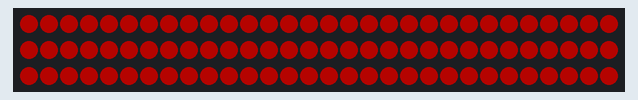
A program run on a simulated Raspberry Pi (BCM pin numbers). Parts: 90 RGB LEDs in strip order, left to right, continuing on the next row. Dim RGB values are drawn brighter than linear.

Above: at 0.16 s.
At 2.92 s:
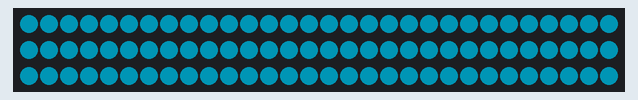
At 3.84 s:
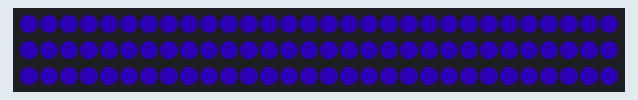
At 4.45 s:
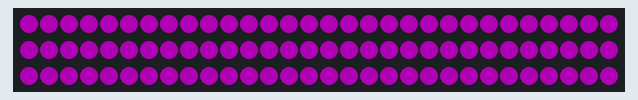
At 7.51 s:
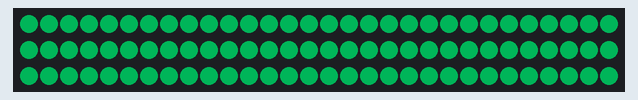
At 11.19 s:
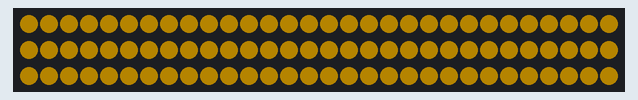

The program:

hue-cycle.py
```python
from iotutils_neopixel import Neopixel
from colorzero import Color, Hue
import time

ledCount = 90
ledPin = 18

strip = Neopixel(ledCount, ledPin)

strip.fill(Color("red"))
strip.show()

while True:
    try:
        adjustedColor = strip.getColor(0) + Hue(deg=1)
        strip.fill(adjustedColor)
        strip.show()
        time.sleep(0.01)
    except KeyboardInterrupt:
        break

strip.fill(Color("black"))
strip.show()
```

iotutils_neopixel.py
```python
# Library to use a Neopixel stick/strip/ring
# Feb 23, 2023 v0.04
# IoT for Kids: https://jxsboston.github.io/IoT-Kids/
#
# Neopixel implemented as a subclass of rpi_ws281x.PixelStrip.
# See https://github.com/rpi-ws281x/rpi-ws281x-python for the
# Python binding of rpi_ws281x.

import rpi_ws281x, colorzero, math

class Neopixel(rpi_ws281x.PixelStrip):
    def __init__(self, ledCount, signalPin, freq_hz=800000, dma=10, invert=False,
                 brightness=63, channel=0, strip_type=None, gamma=None):
        super().__init__(ledCount, signalPin, freq_hz, dma, invert, brightness,
                         channel, strip_type, gamma)
        self.begin()

    # Change the brightness of LEDs.
    # brightness (float): [0.0, 1.0], Default: 0.25
    #
    def changeBrightness(self, brightness):
        self.setBrightness(math.floor(brightness * 255))

    # Set a colorzero.Color to a particular LED
    #   ledPosition (int): LED's position (ID), [0, ledCount-1]
    #   colorzeroColor (colorzero.Color): Color to be set a particular LED
    #
    def setColor(self, ledPosition, colorzeroColor, white=0):
        red = colorzeroColor.rgb_bytes[0]
        green = colorzeroColor.rgb_bytes[1]
        blue = colorzeroColor.rgb_bytes[2]
        self.setPixelColor(ledPosition, rpi_ws281x.Color(red, green, blue, white))

    # Set a tuple of R, G and B values to a particular LED
    #   ledPosition (int): LED's position (ID), [0, ledCount-1]
    #   colorTuple: Tuple of R, G, B values. Each RGB value is [0,256].
    #
    def setRGB(self, ledPosition, colorTuple, white=0):
        red = colorTuple[0]
        green = colorTuple[1]
        blue = colorTuple[2]
        self.setPixelColor(ledPosition, rpi_ws281x.Color(red, green, blue, white))

#     def setRGB(self, ledPosition, red, green, blue, white=0):
#         self.setPixelColor(ledPosition, rpi_ws281x.Color(red, green, blue, white))

    # Set a single color to all LEDs
    #   colorzeroColor (colorzero.Color): Color to be set to all LEDs
    #
    def fill(self, colorzeroColor, white=0):
        red = colorzeroColor.rgb_bytes[0]
        green = colorzeroColor.rgb_bytes[1]
        blue = colorzeroColor.rgb_bytes[2]
        self.fillRGB((red, green, blue), white)

    # Set a single color to all LEDs
    #   colorTuple: Tuple of R, G, B values. Each RGB value is [0,256].
    #
    def fillRGB(self, colorTuple, white=0):
        for ledPos in range(self.numPixels()):
            self.setPixelColor(ledPos, rpi_ws281x.Color(colorTuple[0],
                                                        colorTuple[1],
                                                        colorTuple[2],
                                                        white))

    # Return a colorzero.Color for a particular LED.
    #   ledPosition (int): LED's position (ID), [0, ledCount-1]
    #
    def getColor(self, ledPosition):
        rgbTuple = self.getRGB(ledPosition)
        return colorzero.Color(rgbTuple[0], rgbTuple[1], rgbTuple[2])

    # Return a tuple of R, G and B values for a particular LED.
    # Each RGB value is [0,256].
    #   ledPosition (int): LED's position (ID), [0, ledCount-1]
    #
    def getRGB(self, ledPosition):
        rgbwTuple = self.getRGBW(ledPosition)
        return (rgbwTuple[0], rgbwTuple[1], rgbwTuple[2])

    # Return a tuple of R, G, B and W values for a particular LED.
    # Each RGBW value is [0,256].
    #   ledPosition (int): LED's position (ID), [0, ledCount-1]
    #
    def getRGBW(self, ledPosition):
        color = self.getPixelColor(ledPosition)
        white = color >> 24 & 0xff
        red = color >> 16 & 0xff
        green = color >> 8  & 0xff
        blue = color & 0xff
        return (red, green, blue, white)
```

Measured:
- by itself, everything shown: repeats every 10.4 s, in 34 steps
